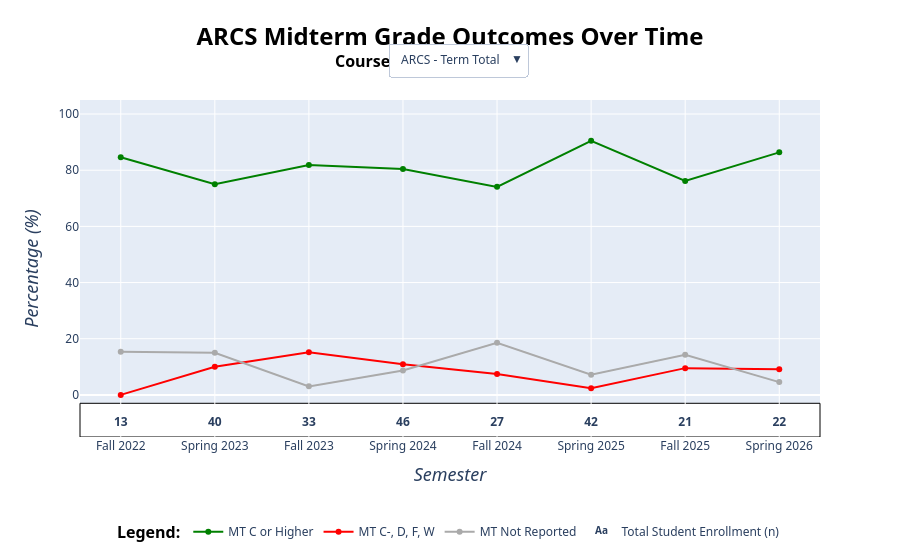

The notebook cell this image was saved under:
### Code cell
#Section 3e - ARCS Line Chart
term_total = ["ARCS - Term Total"] 
other_courses = (
    arcsmtline[arcsmtline["Course Code"] != "ARCS - Term Total"]
    .drop_duplicates(subset=["Course Code"])
    .sort_values("Course")["Course Code"]
    .tolist()
)
courses = term_total + other_courses
coursebuttons = []

arcsratelines = go.Figure()

for i, course in enumerate(courses): 
    coursepct = arcsmtline[arcsmtline["Course Code"] == course] 
    is_visible = (i == 0)

    arcsratelines.add_trace(go.Scatter(
        x = coursepct["Academic Period"].tolist(),
        y = coursepct["# of Passing Grades"].tolist(),
        name = "MT C or Higher",
        line = dict(color = "green", width = 2),
        visible = is_visible,
        customdata = coursepct["MT C or Higher"].tolist(), 
        hovertemplate = (
            "<br>Term: %{x}"\
            "<br>Rate: %{y}%"\
            "<br># of Students: %{customdata} students"\
            "<extra></extra>"
        )
    ))

    arcsratelines.add_trace(go.Scatter(
        x = coursepct["Academic Period"].tolist(),
        y = coursepct["# of Failing Grades"].tolist(),
        name = "MT C-, D, F, W",
        line = dict(color = "red", width = 2),
        visible = is_visible,
        customdata = coursepct["MT C-, D, F, W"].tolist(),
        hovertemplate = (
            "<b>MT C-, D, F, W Details</b>"\
            "<br>Term: %{x}"\
            "<br>Rate: %{y}%"\
            "<br># of Students: %{customdata} students"\
            "<extra></extra>"
        )
    ))

    arcsratelines.add_trace(go.Scatter(
        x = coursepct["Academic Period"].tolist(),
        y = coursepct["# of Unreported Grades"].tolist(),
        name = "MT Not Reported",
        line = dict(color = "#AAAAAA", width = 2),
        visible = is_visible,
        customdata = coursepct["MT Not Reported"].tolist(),
        hovertemplate = (
            "<b>MT Not Reported Details</b>"\
            "<br>Term: %{x}"\
            "<br>Rate: %{y}%"\
            "<br># of Students: %{customdata} students"
            "<extra></extra>"
        )
    ))

    arcsratelines.add_trace(go.Scatter(
        mode = "text",
        text = coursepct["Total Grades"].astype(int).tolist(),
        textfont = dict(weight = "bold"),
        x = coursepct["Academic Period"].tolist(),
        y = [-10] * len(coursepct["Academic Period"]),
        customdata = coursepct["Academic Period"],
        name = "Total Student Enrollment (n)",
        visible = is_visible,
        showlegend = (True),
        hovertemplate = (
            "<b>Count of Enrolled Students</b>"\
            "<br>Term: %{x}"\
            "<br># of Students: %{text} students"\
            "<extra></extra>"
        )
    ))

    visibility = [False] * (len(courses) * 4)
    visibility[i*4: i*4 + 4] = [True, True, True, True]

    buttons = dict(
        label = course,
        method = "update",
        args = [{"visible": visibility}]
    )

    coursebuttons.append(buttons)

    arcsratelines.update_layout(
        font_family = "Segoe UI",
            xaxis = dict(
            title = dict(text = "<i>Semester</i>", font_size = 18),
            type = "category", 
        ),
        yaxis = dict(
            range = [-15,105],
            title = dict(text = "<i>Percentage (%)</i>", font_size = 18),
        ),
        title=dict(text= "<b>ARCS Midterm Grade Outcomes Over Time</b>",
            font_size = 24, 
            xanchor = "center",
            x = .5,
            yanchor = "top",
            y = .95,
            font_color = "black"),
        updatemenus = [dict(
            type = "dropdown",
            direction = "down",
            showactive = True,
            xanchor = "center",
            yanchor = "top",
            x = .51,
            y = 1.17,
            buttons = coursebuttons)],
        legend = dict(
            title = dict(text = "<b>Legend:</b>", font_color = "black", font_size = 16),
            xanchor = "center",
            x = .5,
            yanchor = "bottom", 
            y = -.33, 
            orientation = "h" 
        ),
        annotations=[dict(
        text = "<b>Course:</b>", 
        font_size = 16,
        showarrow = False,
        xref = "paper",
        x = .385,
        yref = "paper",
        y = 1.155,
        font_color = "black"
    )],
        shapes=[dict(
            type="rect",
            xref="paper", 
            yref="y",
            x0=0,
            x1=1,
            y0=-15, 
            y1=-3,
            fillcolor="white",
            line=dict(width=1, color = "black"),
            layer="below",
        )
    ],
        )

arcsratelines.show()

### Figure 1 — Plotly figure (JSON) as saved in the notebook; plotly's stock layout.template omitted (floating-point values rounded to 4 significant figures)
{"data": [{"customdata": [11, 30, 27, 37, 20, 38, 16, 19], "hovertemplate": "<br>Term: %{x}<br>Rate: %{y}%<br># of Students: %{customdata} students<extra></extra>", "line": {"color": "green", "width": 2}, "name": "MT C or Higher", "type": "scatter", "visible": true, "x": ["Fall 2022", "Spring 2023", "Fall 2023", "Spring 2024", "Fall 2024", "Spring 2025", "Fall 2025", "Spring 2026"], "y": [84.62, 75, 81.82, 80.43, 74.07, 90.48, 76.19, 86.36]}, {"customdata": [0, 4, 5, 5, 2, 1, 2, 2], "hovertemplate": "<b>MT C-, D, F, W Details</b><br>Term: %{x}<br>Rate: %{y}%<br># of Students: %{customdata} students<extra></extra>", "line": {"color": "red", "width": 2}, "name": "MT C-, D, F, W", "type": "scatter", "visible": true, "x": ["Fall 2022", "Spring 2023", "Fall 2023", "Spring 2024", "Fall 2024", "Spring 2025", "Fall 2025", "Spring 2026"], "y": [0, 10, 15.15, 10.87, 7.41, 2.38, 9.52, 9.09]}, {"customdata": [2, 6, 1, 4, 5, 3, 3, 1], "hovertemplate": "<b>MT Not Reported Details</b><br>Term: %{x}<br>Rate: %{y}%<br># of Students: %{customdata} students<extra></extra>", "line": {"color": "#AAAAAA", "width": 2}, "name": "MT Not Reported", "type": "scatter", "visible": true, "x": ["Fall 2022", "Spring 2023", "Fall 2023", "Spring 2024", "Fall 2024", "Spring 2025", "Fall 2025", "Spring 2026"], "y": [15.38, 15, 3.03, 8.7, 18.52, 7.14, 14.29, 4.55]}, {"customdata": ["Fall 2022", "Spring 2023", "Fall 2023", "Spring 2024", "Fall 2024", "Spring 2025", "Fall 2025", "Spring 2026"], "hovertemplate": "<b>Count of Enrolled Students</b><br>Term: %{x}<br># of Students: %{text} students<extra></extra>", "mode": "text", "name": "Total Student Enrollment (n)", "showlegend": true, "text": ["13", "40", "33", "46", "27", "42", "21", "22"], "textfont": {"weight": "bold"}, "type": "scatter", "visible": true, "x": ["Fall 2022", "Spring 2023", "Fall 2023", "Spring 2024", "Fall 2024", "Spring 2025", "Fall 2025", "Spring 2026"], "y": [-10, -10, -10, -10, -10, -10, -10, -10]}, {"customdata": [11, 13, 13, 10], "hovertemplate": "<br>Term: %{x}<br>Rate: %{y}%<br># of Students: %{customdata} students<extra></extra>", "line": {"color": "green", "width": 2}, "name": "MT C or Higher", "type": "scatter", "visible": false, "x": ["Spring 2023", "Spring 2024", "Spring 2025", "Spring 2026"], "y": [78.57, 92.86, 92.86, 83.33]}, {"customdata": [2, 1, 0, 2], "hovertemplate": "<b>MT C-, D, F, W Details</b><br>Term: %{x}<br>Rate: %{y}%<br># of Students: %{customdata} students<extra></extra>", "line": {"color": "red", "width": 2}, "name": "MT C-, D, F, W", "type": "scatter", "visible": false, "x": ["Spring 2023", "Spring 2024", "Spring 2025", "Spring 2026"], "y": [14.29, 7.14, 0, 16.67]}, {"customdata": [1, 0, 1, 0], "hovertemplate": "<b>MT Not Reported Details</b><br>Term: %{x}<br>Rate: %{y}%<br># of Students: %{customdata} students<extra></extra>", "line": {"color": "#AAAAAA", "width": 2}, "name": "MT Not Reported", "type": "scatter", "visible": false, "x": ["Spring 2023", "Spring 2024", "Spring 2025", "Spring 2026"], "y": [7.14, 0, 7.14, 0]}, {"customdata": ["Spring 2023", "Spring 2024", "Spring 2025", "Spring 2026"], "hovertemplate": "<b>Count of Enrolled Students</b><br>Term: %{x}<br># of Students: %{text} students<extra></extra>", "mode": "text", "name": "Total Student Enrollment (n)", "showlegend": true, "text": ["14", "14", "14", "12"], "textfont": {"weight": "bold"}, "type": "scatter", "visible": false, "x": ["Spring 2023", "Spring 2024", "Spring 2025", "Spring 2026"], "y": [-10, -10, -10, -10]}, {"customdata": [10, 11, 11, 9], "hovertemplate": "<br>Term: %{x}<br>Rate: %{y}%<br># of Students: %{customdata} students<extra></extra>", "line": {"color": "green", "width": 2}, "name": "MT C or Higher", "type": "scatter", "visible": false, "x": ["Spring 2023", "Spring 2024", "Spring 2025", "Spring 2026"], "y": [83.33, 73.33, 100, 90]}, {"customdata": [0, 2, 0, 0], "hovertemplate": "<b>MT C-, D, F, W Details</b><br>Term: %{x}<br>Rate: %{y}%<br># of Students: %{customdata} students<extra></extra>", "line": {"color": "red", "width": 2}, "name": "MT C-, D, F, W", "type": "scatter", "visible": false, "x": ["Spring 2023", "Spring 2024", "Spring 2025", "Spring 2026"], "y": [0, 13.33, 0, 0]}, {"customdata": [2, 2, 0, 1], "hovertemplate": "<b>MT Not Reported Details</b><br>Term: %{x}<br>Rate: %{y}%<br># of Students: %{customdata} students<extra></extra>", "line": {"color": "#AAAAAA", "width": 2}, "name": "MT Not Reported", "type": "scatter", "visible": false, "x": ["Spring 2023", "Spring 2024", "Spring 2025", "Spring 2026"], "y": [16.67, 13.33, 0, 10]}, {"customdata": ["Spring 2023", "Spring 2024", "Spring 2025", "Spring 2026"], "hovertemplate": "<b>Count of Enrolled Students</b><br>Term: %{x}<br># of Students: %{text} students<extra></extra>", "mode": "text", "name": "Total Student Enrollment (n)", "showlegend": true, "text": ["12", "15", "11", "10"], "textfont": {"weight": "bold"}, "type": "scatter", "visible": false, "x": ["Spring 2023", "Spring 2024", "Spring 2025", "Spring 2026"], "y": [-10, -10, -10, -10]}, {"customdata": [10, 13, 6], "hovertemplate": "<br>Term: %{x}<br>Rate: %{y}%<br># of Students: %{customdata} students<extra></extra>", "line": {"color": "green", "width": 2}, "name": "MT C or Higher", "type": "scatter", "visible": false, "x": ["Fall 2023", "Fall 2024", "Fall 2025"], "y": [76.92, 81.25, 60]}, {"customdata": [3, 0, 2], "hovertemplate": "<b>MT C-, D, F, W Details</b><br>Term: %{x}<br>Rate: %{y}%<br># of Students: %{customdata} students<extra></extra>", "line": {"color": "red", "width": 2}, "name": "MT C-, D, F, W", "type": "scatter", "visible": false, "x": ["Fall 2023", "Fall 2024", "Fall 2025"], "y": [23.08, 0, 20]}, {"customdata": [0, 3, 2], "hovertemplate": "<b>MT Not Reported Details</b><br>Term: %{x}<br>Rate: %{y}%<br># of Students: %{customdata} students<extra></extra>", "line": {"color": "#AAAAAA", "width": 2}, "name": "MT Not Reported", "type": "scatter", "visible": false, "x": ["Fall 2023", "Fall 2024", "Fall 2025"], "y": [0, 18.75, 20]}, {"customdata": ["Fall 2023", "Fall 2024", "Fall 2025"], "hovertemplate": "<b>Count of Enrolled Students</b><br>Term: %{x}<br># of Students: %{text} students<extra></extra>", "mode": "text", "name": "Total Student Enrollment (n)", "showlegend": true, "text": ["13", "16", "10"], "textfont": {"weight": "bold"}, "type": "scatter", "visible": false, "x": ["Fall 2023", "Fall 2024", "Fall 2025"], "y": [-10, -10, -10]}, {"customdata": [11, 17, 7, 10], "hovertemplate": "<br>Term: %{x}<br>Rate: %{y}%<br># of Students: %{customdata} students<extra></extra>", "line": {"color": "green", "width": 2}, "name": "MT C or Higher", "type": "scatter", "visible": false, "x": ["Fall 2022", "Fall 2023", "Fall 2024", "Fall 2025"], "y": [84.62, 85, 63.64, 90.91]}, {"customdata": [0, 2, 2, 0], "hovertemplate": "<b>MT C-, D, F, W Details</b><br>Term: %{x}<br>Rate: %{y}%<br># of Students: %{customdata} students<extra></extra>", "line": {"color": "red", "width": 2}, "name": "MT C-, D, F, W", "type": "scatter", "visible": false, "x": ["Fall 2022", "Fall 2023", "Fall 2024", "Fall 2025"], "y": [0, 10, 18.18, 0]}, {"customdata": [2, 1, 2, 1], "hovertemplate": "<b>MT Not Reported Details</b><br>Term: %{x}<br>Rate: %{y}%<br># of Students: %{customdata} students<extra></extra>", "line": {"color": "#AAAAAA", "width": 2}, "name": "MT Not Reported", "type": "scatter", "visible": false, "x": ["Fall 2022", "Fall 2023", "Fall 2024", "Fall 2025"], "y": [15.38, 5, 18.18, 9.09]}, {"customdata": ["Fall 2022", "Fall 2023", "Fall 2024", "Fall 2025"], "hovertemplate": "<b>Count of Enrolled Students</b><br>Term: %{x}<br># of Students: %{text} students<extra></extra>", "mode": "text", "name": "Total Student Enrollment (n)", "showlegend": true, "text": ["13", "20", "11", "11"], "textfont": {"weight": "bold"}, "type": "scatter", "visible": false, "x": ["Fall 2022", "Fall 2023", "Fall 2024", "Fall 2025"], "y": [-10, -10, -10, -10]}, {"customdata": [9, 13, 14], "hovertemplate": "<br>Term: %{x}<br>Rate: %{y}%<br># of Students: %{customdata} students<extra></extra>", "line": {"color": "green", "width": 2}, "name": "MT C or Higher", "type": "scatter", "visible": false, "x": ["Spring 2023", "Spring 2024", "Spring 2025"], "y": [64.29, 76.47, 82.35]}, {"customdata": [2, 2, 1], "hovertemplate": "<b>MT C-, D, F, W Details</b><br>Term: %{x}<br>Rate: %{y}%<br># of Students: %{customdata} students<extra></extra>", "line": {"color": "red", "width": 2}, "name": "MT C-, D, F, W", "type": "scatter", "visible": false, "x": ["Spring 2023", "Spring 2024", "Spring 2025"], "y": [14.29, 11.76, 5.88]}, {"customdata": [3, 2, 2], "hovertemplate": "<b>MT Not Reported Details</b><br>Term: %{x}<br>Rate: %{y}%<br># of Students: %{customdata} students<extra></extra>", "line": {"color": "#AAAAAA", "width": 2}, "name": "MT Not Reported", "type": "scatter", "visible": false, "x": ["Spring 2023", "Spring 2024", "Spring 2025"], "y": [21.43, 11.76, 11.76]}, {"customdata": ["Spring 2023", "Spring 2024", "Spring 2025"], "hovertemplate": "<b>Count of Enrolled Students</b><br>Term: %{x}<br># of Students: %{text} students<extra></extra>", "mode": "text", "name": "Total Student Enrollment (n)", "showlegend": true, "text": ["14", "17", "17"], "textfont": {"weight": "bold"}, "type": "scatter", "visible": false, "x": ["Spring 2023", "Spring 2024", "Spring 2025"], "y": [-10, -10, -10]}], "layout": {"annotations": [{"font": {"color": "black", "size": 16}, "showarrow": false, "text": "<b>Course:</b>", "x": 0.385, "xref": "paper", "y": 1.155, "yref": "paper"}], "font": {"family": "Segoe UI"}, "legend": {"orientation": "h", "title": {"font": {"color": "black", "size": 16}, "text": "<b>Legend:</b>"}, "x": 0.5, "xanchor": "center", "y": -0.33, "yanchor": "bottom"}, "shapes": [{"fillcolor": "white", "layer": "below", "line": {"color": "black", "width": 1}, "type": "rect", "x0": 0, "x1": 1, "xref": "paper", "y0": -15, "y1": -3, "yref": "y"}], "title": {"font": {"color": "black", "size": 24}, "text": "<b>ARCS Midterm Grade Outcomes Over Time</b>", "x": 0.5, "xanchor": "center", "y": 0.95, "yanchor": "top"}, "updatemenus": [{"buttons": [{"args": [{"visible": [true, true, true, true, false, false, false, false, false, false, false, false, false, false, false, false, false, false, false, false, false, false, false, false]}], "label": "ARCS - Term Total", "method": "update"}, {"args": [{"visible": [false, false, false, false, true, true, true, true, false, false, false, false, false, false, false, false, false, false, false, false, false, false, false, false]}], "label": "ARCS 11014", "method": "update"}, {"args": [{"visible": [false, false, false, false, false, false, false, false, true, true, true, true, false, false, false, false, false, false, false, false, false, false, false, false]}], "label": "ARCS 12721", "method": "update"}, {"args": [{"visible": [false, false, false, false, false, false, false, false, false, false, false, false, true, true, true, true, false, false, false, false, false, false, false, false]}], "label": "ARCS 13373", "method": "update"}, {"args": [{"visible": [false, false, false, false, false, false, false, false, false, false, false, false, false, false, false, false, true, true, true, true, false, false, false, false]}], "label": "ARCS 26039", "method": "update"}, {"args": [{"visible": [false, false, false, false, false, false, false, false, false, false, false, false, false, false, false, false, false, false, false, false, true, true, true, true]}], "label": "ARCS 29348", "method": "update"}], "direction": "down", "showactive": true, "type": "dropdown", "x": 0.51, "xanchor": "center", "y": 1.17, "yanchor": "top"}], "xaxis": {"title": {"font": {"size": 18}, "text": "<i>Semester</i>"}, "type": "category"}, "yaxis": {"range": [-15, 105], "title": {"font": {"size": 18}, "text": "<i>Percentage (%)</i>"}}}}
